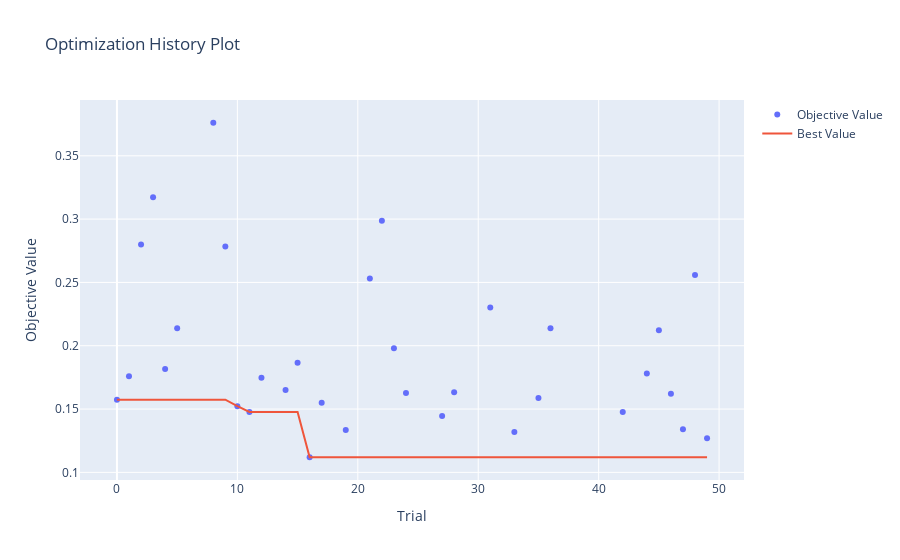
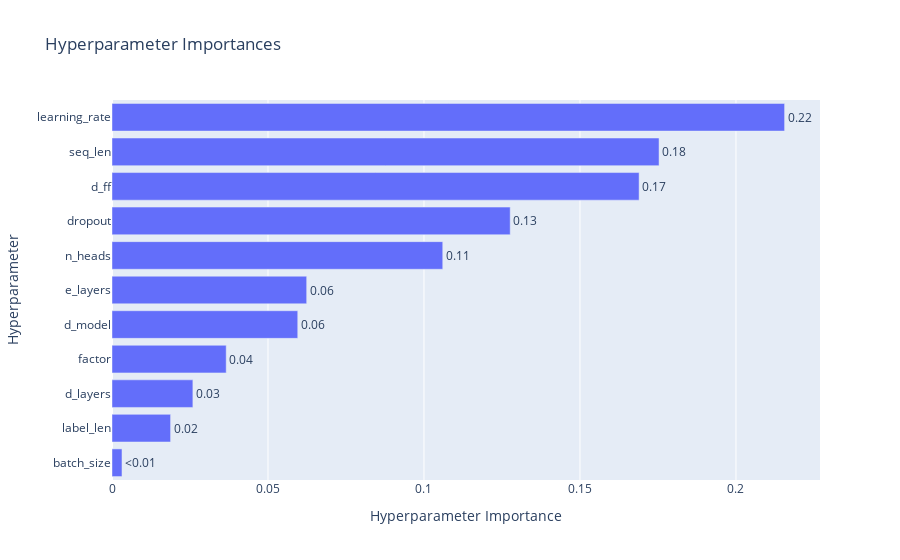

Here is the notebook cell these charts were saved with, in order:
### Markdown cell above
## 11. История Optuna

### Code cell
fig = optuna.visualization.plot_optimization_history(study)
fig.show()

fig = optuna.visualization.plot_param_importances(study)
fig.show()

### Figure 1 — Plotly figure (JSON) as saved in the notebook; plotly's stock layout.template omitted (floating-point values rounded to 4 significant figures)
{"data": [{"mode": "markers", "name": "Objective Value", "type": "scatter", "x": [0, 1, 2, 3, 4, 5, 8, 9, 10, 11, 12, 14, 15, 16, 17, 19, 21, 22, 23, 24, 27, 28, 31, 33, 35, 36, 42, 44, 45, 46, 47, 48, 49], "y": [0.1574, 0.1759, 0.28, 0.3172, 0.1816, 0.2138, 0.3761, 0.2784, 0.1522, 0.1478, 0.1748, 0.1651, 0.1865, 0.1119, 0.1551, 0.1335, 0.253, 0.2988, 0.1981, 0.1627, 0.1445, 0.1633, 0.2302, 0.1319, 0.1588, 0.2138, 0.1476, 0.1781, 0.2122, 0.1621, 0.1341, 0.2559, 0.1269]}, {"mode": "lines", "name": "Best Value", "type": "scatter", "x": [0, 1, 2, 3, 4, 5, 6, 7, 8, 9, 10, 11, 12, 13, 14, 15, 16, 17, 18, 19, 20, 21, 22, 23, 24, 25, 26, 27, 28, 29, 30, 31, 32, 33, 34, 35, 36, 37, 38, 39, 40, 41, 42, 43, 44, 45, 46, 47, 48, 49], "y": [0.1574, 0.1574, 0.1574, 0.1574, 0.1574, 0.1574, 0.1574, 0.1574, 0.1574, 0.1574, 0.1522, 0.1478, 0.1478, 0.1478, 0.1478, 0.1478, 0.1119, 0.1119, 0.1119, 0.1119, 0.1119, 0.1119, 0.1119, 0.1119, 0.1119, 0.1119, 0.1119, 0.1119, 0.1119, 0.1119, 0.1119, 0.1119, 0.1119, 0.1119, 0.1119, 0.1119, 0.1119, 0.1119, 0.1119, 0.1119, 0.1119, 0.1119, 0.1119, 0.1119, 0.1119, 0.1119, 0.1119, 0.1119, 0.1119, 0.1119]}, {"marker": {"color": "#cccccc"}, "mode": "markers", "name": "Infeasible Trial", "showlegend": false, "type": "scatter", "x": [], "y": []}], "layout": {"title": {"text": "Optimization History Plot"}, "xaxis": {"title": {"text": "Trial"}}, "yaxis": {"title": {"text": "Objective Value"}}}}

### Figure 2 — Plotly figure (JSON) as saved in the notebook; plotly's stock layout.template omitted (floating-point values rounded to 4 significant figures)
{"data": [{"cliponaxis": false, "hovertemplate": ["batch_size (CategoricalDistribution): 0.0031981702221567246<extra></extra>", "label_len (CategoricalDistribution): 0.018775441193665216<extra></extra>", "d_layers (IntDistribution): 0.02592623194239678<extra></extra>", "factor (IntDistribution): 0.03660414498962294<extra></extra>", "d_model (CategoricalDistribution): 0.05953909179703805<extra></extra>", "e_layers (IntDistribution): 0.06240098764326922<extra></extra>", "n_heads (CategoricalDistribution): 0.10601844501269085<extra></extra>", "dropout (FloatDistribution): 0.12763897537562158<extra></extra>", "d_ff (CategoricalDistribution): 0.16895795913515727<extra></extra>", "seq_len (CategoricalDistribution): 0.17534870170982686<extra></extra>", "learning_rate (FloatDistribution): 0.21559185097855424<extra></extra>"], "name": "Objective Value", "orientation": "h", "text": ["<0.01", "0.02", "0.03", "0.04", "0.06", "0.06", "0.11", "0.13", "0.17", "0.18", "0.22"], "textposition": "outside", "type": "bar", "x": [0.003198, 0.01878, 0.02593, 0.0366, 0.05954, 0.0624, 0.106, 0.1276, 0.169, 0.1753, 0.2156], "y": ["batch_size", "label_len", "d_layers", "factor", "d_model", "e_layers", "n_heads", "dropout", "d_ff", "seq_len", "learning_rate"]}], "layout": {"title": {"text": "Hyperparameter Importances"}, "xaxis": {"title": {"text": "Hyperparameter Importance"}}, "yaxis": {"title": {"text": "Hyperparameter"}}}}
